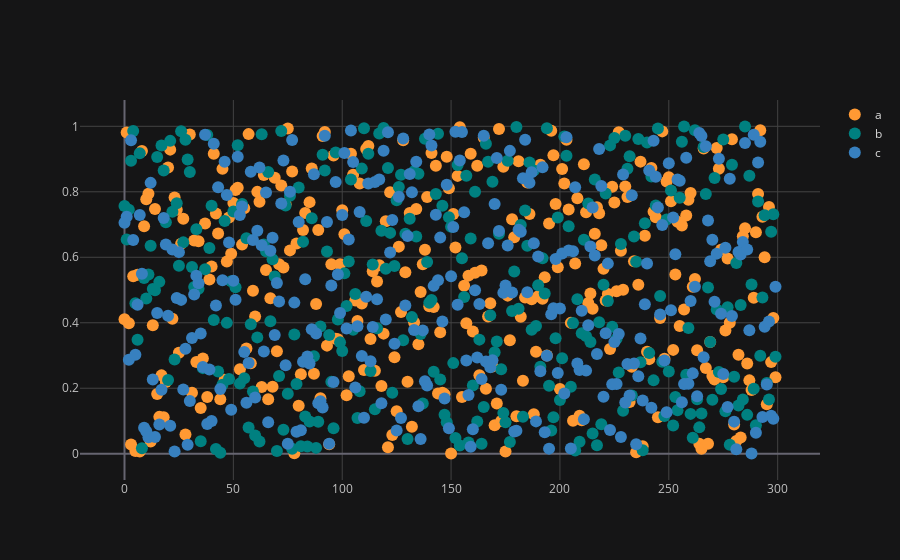

The cell this chart's notebook holds for it:
### Code cell
df.iplot(kind='scatter',mode='markers',colors=['orange','teal','blue'])

### Figure 1 — Plotly figure (JSON) as saved in the notebook; plotly's stock layout.template omitted (floating-point values rounded to 4 significant figures; data arrays with more than 128 entries replaced by an {"elided": "..."} marker saying what was removed)
{"data": [{"line": {"color": "rgba(255, 153, 51, 1.0)", "dash": "solid", "shape": "linear", "width": 1.3}, "marker": {"size": 12, "symbol": "circle"}, "mode": "markers", "name": "a", "text": "", "type": "scatter", "x": {"elided": "300 int values"}, "y": {"elided": "300 float values"}}, {"line": {"color": "rgba(0, 128, 128, 1.0)", "dash": "solid", "shape": "linear", "width": 1.3}, "marker": {"size": 12, "symbol": "circle"}, "mode": "markers", "name": "b", "text": "", "type": "scatter", "x": {"elided": "300 int values"}, "y": {"elided": "300 float values"}}, {"line": {"color": "rgba(55, 128, 191, 1.0)", "dash": "solid", "shape": "linear", "width": 1.3}, "marker": {"size": 12, "symbol": "circle"}, "mode": "markers", "name": "c", "text": "", "type": "scatter", "x": {"elided": "300 int values"}, "y": {"elided": "300 float values"}}], "layout": {"legend": {"bgcolor": "#151516", "font": {"color": "#D9D9D9"}}, "paper_bgcolor": "#151516", "plot_bgcolor": "#151516", "title": {"font": {"color": "#D9D9D9"}}, "xaxis": {"gridcolor": "#434343", "showgrid": true, "tickfont": {"color": "#C2C2C2"}, "title": {"font": {"color": "#D9D9D9"}, "text": ""}, "zerolinecolor": "#666570"}, "yaxis": {"gridcolor": "#434343", "showgrid": true, "tickfont": {"color": "#C2C2C2"}, "title": {"font": {"color": "#D9D9D9"}, "text": ""}, "zerolinecolor": "#666570"}}}
